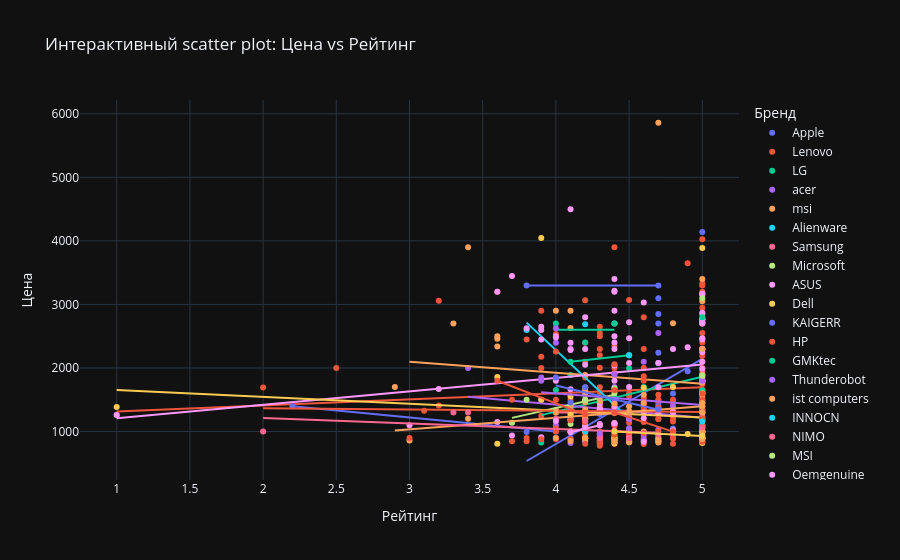

Source (notebook cell):
### Code cell
fig, axes = plt.subplots(1, 2, figsize=(15, 5))

axes[0].scatter(df_clean['stars'], df_clean['price'],
                alpha=0.5, c='blue', edgecolors='black', linewidth=0.5)
axes[0].set_title('Зависимость цены от рейтинга', fontsize=14)
axes[0].set_xlabel('Рейтинг (звезды)', fontsize=12)
axes[0].set_ylabel('Цена ($)', fontsize=12)
axes[0].grid(True, alpha=0.3)

mean_price = df_clean['price'].mean()
axes[0].axhline(y=mean_price, color='red', linestyle='--',
                label=f'Средняя цена: ${mean_price:.0f}')
axes[0].legend()

scatter = axes[1].scatter(df_clean['stars'], df_clean['price'],
                          c=pd.factorize(df_clean['brand'])[0],
                          cmap='viridis', alpha=0.6, edgecolors='black', linewidth=0.5)
axes[1].set_title('Цветовая дифференциация по брендам', fontsize=14)
axes[1].set_xlabel('Рейтинг (звезды)', fontsize=12)
axes[1].set_ylabel('Цена ($)', fontsize=12)
plt.colorbar(scatter, ax=axes[1], label='Бренд (код)')
axes[1].grid(True, alpha=0.3)
axes[1].axhline(y=mean_price, color='red', linestyle='--', alpha=0.5)

plt.tight_layout()
plt.show()

fig = px.scatter(df_clean, x='stars', y='price', color='brand',
                 hover_data=['title', 'discount_pct'],
                 title='Интерактивный scatter plot: Цена vs Рейтинг',
                 labels={'stars': 'Рейтинг', 'price': 'Цена', 'brand': 'Бренд'},
                 trendline='ols')
fig.show()
